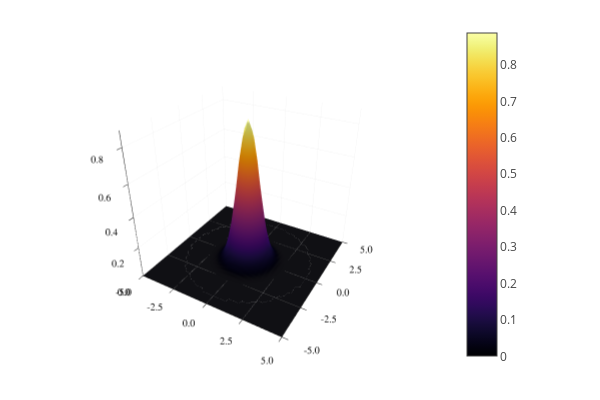

Source (notebook cell):
### Code cell
using Plots; plotlyjs()
using LinearAlgebra
using BenchmarkTools

freePropagator(finPos, startPos, finTime, startTime = 0, m = 1) = sqrt(m / (2 * pi * im * (finTime - startTime))) * exp(im * m / (2 * (finTime - startTime)) * (finPos - startPos)^2)  
freePropagatorC(qf, qfp, q0, q0p, tf, t0) = freePropagator(qf, q0, tf, t0) + freePropagator(qfp, q0p, tf, t0)
initStateFunction(q0, q0p, σ1, s1, p1, σ2, s2, p2) = (1//2 * pi * σ1)^(1//4) * exp(-(q0 - s1)^2 / (4 * σ1^2) + im * p1 * q0) * (1//2 * pi * σ2)^(1//4) * exp(-(q0p - s2)^2 / (4 * σ2^2) + im * p2 * q0p)

maxPos = 5
minPos = -5
stepPos = 0.25

pos1Vect = collect(minPos:stepPos:maxPos)
pos2Vect = collect(minPos:stepPos:maxPos)
posVectSize = size(pos1Vect, 1)
posMat = [(i, j) for i in pos1Vect, j in pos2Vect]

posToIndex(pos) = Int32((pos - minPos) / stepPos  + 1)

initState(q) = initStateFunction(q[1], q[2], 0.5, 0, 0, 0.5, 0, 0)
initMat = initState.(posMat)
initMat = round.(initMat, digits = 7)

α = 0.5
m = 1

surface(pos1Vect, pos2Vect, abs.(initMat))

### Figure 1 — Plotly figure (JSON) as saved in the notebook; plotly's stock layout.template omitted (floating-point values rounded to 4 significant figures; data arrays with more than 128 entries replaced by an {"elided": "..."} marker saying what was removed)
{"data": [{"colorbar": {"len": 0.9525, "title": "", "x": 0.7615, "y": 0.5139}, "colorscale": {"elided": "256x2 mixed values"}, "name": "y1", "opacity": null, "scene": "scene", "showlegend": false, "showscale": true, "type": "surface", "x": [-5, -4.75, -4.5, -4.25, -4, -3.75, -3.5, -3.25, -3, -2.75, -2.5, -2.25, -2, -1.75, -1.5, -1.25, -1, -0.75, -0.5, -0.25, 0, 0.25, 0.5, 0.75, 1, 1.25, 1.5, 1.75, 2, 2.25, 2.5, 2.75, 3, 3.25, 3.5, 3.75, 4, 4.25, 4.5, 4.75, 5], "xaxis": "x", "y": [-5, -4.75, -4.5, -4.25, -4, -3.75, -3.5, -3.25, -3, -2.75, -2.5, -2.25, -2, -1.75, -1.5, -1.25, -1, -0.75, -0.5, -0.25, 0, 0.25, 0.5, 0.75, 1, 1.25, 1.5, 1.75, 2, 2.25, 2.5, 2.75, 3, 3.25, 3.5, 3.75, 4, 4.25, 4.5, 4.75, 5], "yaxis": "y", "z": {"elided": "41x41 float values"}, "zaxis": "z", "zmax": 0.8862, "zmin": 0}], "layout": {"annotations": [], "height": 400, "legend": {"bgcolor": "rgba(255, 255, 255, 1.000)", "bordercolor": "rgba(0, 0, 0, 1.000)", "borderwidth": 1, "font": {"color": "rgba(0, 0, 0, 1.000)", "family": "sans-serif", "size": 11}, "title": {"font": {"color": "rgba(0, 0, 0, 1.000)", "family": "sans-serif", "size": 15}, "text": ""}, "tracegroupgap": 0, "traceorder": "normal", "x": 1, "xanchor": "auto", "y": 1, "yanchor": "auto"}, "margin": {"b": 20, "l": 0, "r": 0, "t": 20}, "paper_bgcolor": "rgba(255, 255, 255, 1.000)", "plot_bgcolor": "rgba(255, 255, 255, 1.000)", "scene": {"camera": {"eye": {"x": 1.126, "y": -1.95, "z": 1.3}, "projection": "orthographic"}, "domain": {"x": [0.06582, 0.7615], "y": [0.03762, 0.9902]}, "xaxis": {"gridcolor": "rgba(0, 0, 0, 0.100)", "gridwidth": 0.5, "linecolor": "rgba(0, 0, 0, 1.000)", "mirror": false, "range": [-5, 5], "showgrid": true, "showline": true, "showticklabels": true, "tickangle": 0, "tickcolor": "rgb(0, 0, 0)", "tickfont": {"color": "rgba(0, 0, 0, 1.000)", "family": "sans-serif", "size": 11}, "tickmode": "array", "ticks": "inside", "ticktext": ["-5.0", "-2.5", "0.0", "2.5", "5.0"], "tickvals": [-5, -2.5, 0, 2.5, 5], "title": "", "titlefont": {"color": "rgba(0, 0, 0, 1.000)", "family": "sans-serif", "size": 15}, "type": "-", "visible": true, "zeroline": false, "zerolinecolor": "rgba(0, 0, 0, 1.000)"}, "yaxis": {"gridcolor": "rgba(0, 0, 0, 0.100)", "gridwidth": 0.5, "linecolor": "rgba(0, 0, 0, 1.000)", "mirror": false, "range": [-5, 5], "showgrid": true, "showline": true, "showticklabels": true, "tickangle": 0, "tickcolor": "rgb(0, 0, 0)", "tickfont": {"color": "rgba(0, 0, 0, 1.000)", "family": "sans-serif", "size": 11}, "tickmode": "array", "ticks": "inside", "ticktext": ["-5.0", "-2.5", "0.0", "2.5", "5.0"], "tickvals": [-5, -2.5, 0, 2.5, 5], "title": "", "titlefont": {"color": "rgba(0, 0, 0, 1.000)", "family": "sans-serif", "size": 15}, "type": "-", "visible": true, "zeroline": false, "zerolinecolor": "rgba(0, 0, 0, 1.000)"}, "zaxis": {"gridcolor": "rgba(0, 0, 0, 0.100)", "gridwidth": 0.5, "linecolor": "rgba(0, 0, 0, 1.000)", "mirror": false, "range": [0, 0.8862], "showgrid": true, "showline": true, "showticklabels": true, "tickangle": 0, "tickcolor": "rgb(0, 0, 0)", "tickfont": {"color": "rgba(0, 0, 0, 1.000)", "family": "sans-serif", "size": 11}, "tickmode": "array", "ticks": "inside", "ticktext": ["0.0", "0.2", "0.4", "0.6", "0.8"], "tickvals": [0, 0.2, 0.4, 0.6, 0.8], "title": "", "titlefont": {"color": "rgba(0, 0, 0, 1.000)", "family": "sans-serif", "size": 15}, "type": "-", "visible": true, "zeroline": false, "zerolinecolor": "rgba(0, 0, 0, 1.000)"}}, "showlegend": true, "width": 600}}
